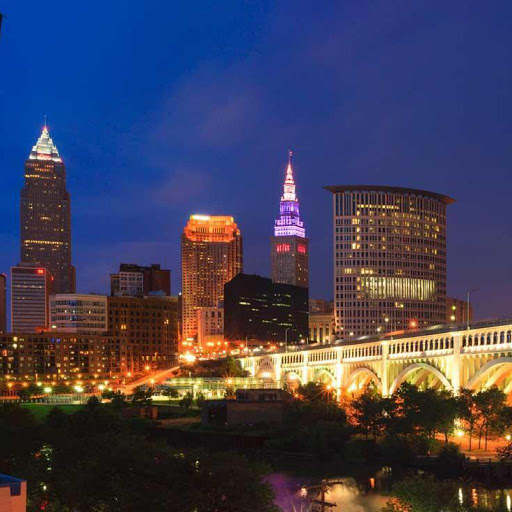
#> input picture Steganography/Data/Cleveland.jpg, 512 x 512 px
$ python lsb.py
#> lines starting #> are read from the running program, lines starting #| are printed output that depends on the picture; long printed decimals are rounded
#!/usr/bin/env python3
"""CIS 693 - Term Project.

Author: John Oyster
Date:   June 24, 2020
Description:

    This project will look at an implementation of LSB Steganography

    DISCLAIMER: Comment text is taken from course handouts and is copyright
        2020, Dr. Almabrok Essa, Cleveland State University,
    Objectives:


"""
#  Copyright (c) 2020. John Oyster in agreement with Cleveland State University.
import numpy as np
import cv2
from matplotlib import pyplot as plt


def get_image(filename):
    """Load an image into a ndarray using OpenCV.

    :param filename:        File path and name to load
    :type:                  str
    :return:                RGB Image
    :rtype:                 numpy.ndarray
    """
    # Read in image
    image = cv2.imread(filename)
    image = cv2.cvtColor(image, cv2.COLOR_BGR2RGB)
    return image


def compute_max_message_length(image):

    bits_per_pixel = np.iinfo(image.dtype).bits
    max_length = (image.size / bits_per_pixel) * 3
    return max_length


def convert_message_to_bits(message):
    bit_message = [format(ord(ch), '#010b')[2:] for ch in list(message)]
    return "".join(bit_message)


def hide_bit(pixel, message_bit):
    # Take only the first 7 bits and add 1 iff message_bit == 1
    lsb_mask = pixel & ~1
    return np.uint8(lsb_mask | int(message_bit))


def encode_message(image, message):
    # Get image properties
    width, height = image.shape[:2]

    # Add a length value to the message to get it working :)
    steg_message = "{}|{}".format(len(message), message)

    # Convert the ASCII string into a list of binary encoded strings
    # for easier manipulation
    binary_message = convert_message_to_bits(steg_message)

    # Add padding to make sure message is multiple of three
    steg_padding = '0' * (3 - (len(binary_message) % 3))
    binary_message += steg_padding
    binary_message_length = len(binary_message)
    if binary_message_length >= compute_max_message_length(image):
        print("[DEBUG]  Message too large!")
    steg_image = np.copy(image)
    index = 0
    for row in range(height):
        for col in range(width):
            # Last sanity check
            if index + 3 <= binary_message_length:

                # Get the current pixel
                r_pixel, g_pixel, b_pixel = image[col, row]

                # Hide a message bit in each RGB channel
                r_pixel = hide_bit(r_pixel, binary_message[index])
                g_pixel = hide_bit(g_pixel, binary_message[index + 1])
                b_pixel = hide_bit(b_pixel, binary_message[index + 2])

                # Save the encoded pixel
                steg_image[col, row] = (r_pixel, g_pixel, b_pixel)

                # Increment message index
                index += 3
            else:
                return steg_image


def decode_message(image):
    # Get image properties
    width, height = image.shape[:2]
    bits_per_pixel = np.iinfo(image.dtype).bits

    recovered_message = []
    expected_message_length = None
    recovered_char = 0
    count = 0
    length_of_message_length = 0
    for row in range(height):
        for col in range(width):

            pixel = image[col, row]

            for color in pixel:
                recovered_char += (color & 1) << (bits_per_pixel - 1 - count)
                count += 1
                if count == bits_per_pixel:
                    recovered_message.append(chr(recovered_char))
                    recovered_char = 0
                    count = 0
                    if recovered_message[-1] == "|" and expected_message_length is None:
                        expected_message_length = int("".join(recovered_message[:-1]))
                        length_of_message_length = len(str(expected_message_length)) + 1

            if len(recovered_message) - length_of_message_length == expected_message_length:
                return "".join(recovered_message)[length_of_message_length:]


def display_side_by_side(image1, image2):
    """Show two images side by side.

    :param image1:      Image 1
    :type:              numpy.ndarray
    :param image2:      Image 2
    :type:              numpy.ndarray
    """

    # Create subplots
    fig = plt.figure()
    fig.add_subplot(1, 2, 1)
    plt.imshow(image1)
    fig.add_subplot(1, 2, 2)
    plt.imshow(image2)
    plt.show(block=True)


def main():
    """Execute this routine if this file is called directly.

    This function is used to test the parameters of the SIFT method
    and make sure that it works.

    :return:        Errno = 0 if good
    :rtype:         int
    """
    # DISCLAIMER: Quote copyright Douglas Adams
    message = """For instance, on the planet Earth, man had always assumed \
                 that he was more intelligent than dolphins because he had \
                 achieved so much, the wheel, New York, wars and so on, \
                 whilst all the dolphins had ever done was muck about in \
                 the water having a good time. But conversely, the dolphins \
                 had always believed that they were far more intelligent than \
                 man, for precisely the same reasons."""
    clean_image = get_image("./Data/Cleveland.jpg")
#> in get_image, image is the input picture: shape (512, 512, 3); mean B, G, R 87.8, 63.1, 64.7

    steg_image = encode_message(clean_image, message)
#> after the loop in encode_message, `for row in range(height):`: steg_image: shape (512, 512, 3); mean R, G, B 64.7, 63.1, 87.8
    # Display results
    display_side_by_side(clean_image, steg_image)
#> in display_side_by_side, `plt.show(block=True)`:
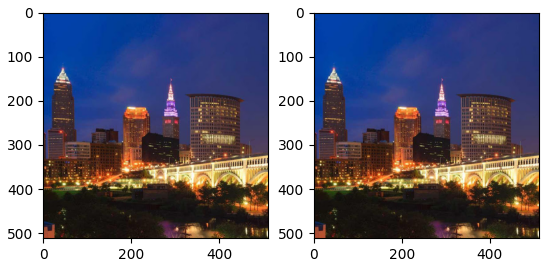
#> figure drawn by matplotlib, 2 panels

    recovered_msg = decode_message(steg_image).replace('       ', ' ')

    print(recovered_msg)
#> (printed output is left out)

    print("[INFO] Original Image mean is {}".format(clean_image.mean()))
#| [INFO] Original Image mean is 71.861
    print("[INFO] Steg Image mean is {}".format(steg_image.mean()))
#| [INFO] Steg Image mean is 71.861
    print("[INFO] Original Image std is {}".format(steg_image.std()))
#| [INFO] Original Image std is 54.499
    print("[INFO] Steg Image std is {}".format(steg_image.std()))
#| [INFO] Steg Image std is 54.499

    orig_hist = cv2.calcHist([clean_image],[0] ,None,[256],[0,256])
    steg_hist = cv2.calcHist([steg_image],[0],None,[256],[0,256])

    plt.plot(orig_hist)
    plt.show()
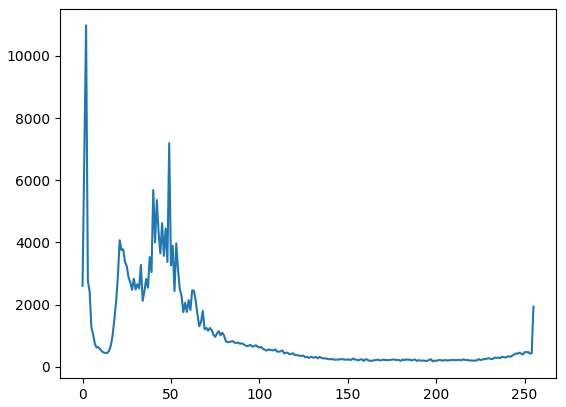
#> figure drawn by matplotlib, 1 panel; curve peaks at x = 2, y = 10980

    plt.plot(steg_hist)
    plt.show()
#> figure, not shown here; curve peaks at x = 2, y = 11037

    #display_side_by_side(orig_hist, steg_hist)


if __name__ == '__main__':
    main()

    cv2.destroyAllWindows()
